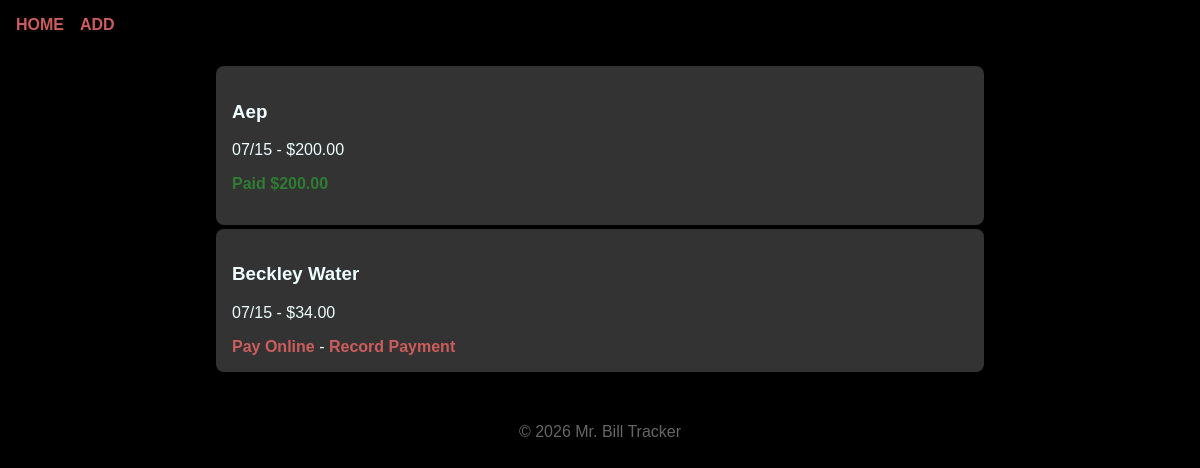
The page / on the database its author committed.
### tables this page shows
CREATE TABLE bills (
            id INTEGER PRIMARY KEY AUTOINCREMENT,
            vendor TEXT NOT NULL,
            pmt_url TEXT,
            amount_due REAL NOT NULL,
            due_date TEXT NOT NULL,
            bill_date TEXT,
            category TEXT,
            status TEXT DEFAULT 'unpaid',
            notes TEXT,
            image_path TEXT,
            created_at TEXT NOT NULL,
            date_paid TEXT,
            amount_paid REAL,
            confirmation_number TEXT,
            confirmation_image_path TEXT
        );

### app.py (the view)
@app.route("/")
def index():
    conn = get_db_conn()
    bills = conn.execute(
        "SELECT * FROM bills ORDER BY due_date"
    ).fetchall()
    conn.close()
    formatted_bills = []
    for bill in bills:
        bill = dict(bill)
        bill["due_date"] = datetime.strptime(
            bill["due_date"], "%Y-%m-%d"
        ).strftime("%m/%d")
        formatted_bills.append(bill)
    return render_template("index.html", bills=formatted_bills)

### app.py (called while the page is built)
def get_db_conn():
    conn = sqlite3.connect(app.config["DATABASE"])
    conn.row_factory = sqlite3.Row
    return conn

### templates/index.html
{% extends "base.html" %}
{% block content %}
{% for bill in bills %}
<div class="card">
    <h3>{{ bill.vendor }}</h3>
    <p>{{ bill.due_date }} -
    ${{ "%.2f"|format(bill.amount_due) }}</p>
    {% if bill.status == "paid" %}
        <p class="status-paid">
            Paid ${{ "%.2f"|format(bill.amount_paid) }}
        </p>
    {% else %}
        <a href="{{ bill.pmt_url }}" target="_blank">Pay Online</a> -
        <a href="{{ url_for('payment', bill_id=bill.id) }}">Record Payment</a>
    {% endif %}
</div>
{% endfor %}
{% endblock %}

### templates/base.html (shortened to what this page needs)
<!DOCTYPE html>
<html lang="en">
<head>
    <link rel="stylesheet" href="{{ url_for('static', filename='style.css') }}">
</head>
<body>
    <header class="site-header">
        <nav class="nav-menu">
            <a href="{{ url_for('index') }}">HOME</a>
            <a href="{{ url_for('add_bill') }}">ADD</a>
        </nav>
    </header>
    <main>
        {% block content %}
        {% endblock %}
    </main>
    <footer class="site-footer">
        <p>&copy; 2026 Mr. Bill Tracker</p>
    </footer>
</body>
</html>

### static/style.css (style rules this page uses)
* { box-sizing: border-box; }
body { margin: 0; font-family: Arial, sans-serif; background: #000000; color: #087E8B; }
.site-header { background: #000000; color: white; padding: 1rem; text-align: center; }
.nav-menu { text-align: right; display: flex; gap: 1rem; }
.nav-menu a { text-align: right; color: indianred; text-decoration: none; font-weight: bold; }
main { max-width: 800px; margin: 0 auto; padding: 1rem; }
.card { background:#333; color:azure; padding: 1rem; border-radius: 8px; margin-bottom: 0.2rem; }
.card a { text-align: right; color: indianred; text-decoration: none; font-weight: bold; }
.site-footer { text-align: center; padding: 1rem; color: #666; }
.status-paid { color: #2e7d32; font-weight: 600; }

### rows shown on the page
bills: vendor "Aep", due_date "07/15", amount_due "200.00", amount_paid "200.00"
bills: vendor "Beckley Water", due_date "07/15", amount_due "34.00"
